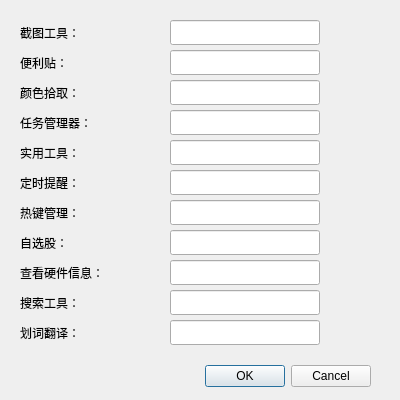
<?xml version="1.0" encoding="UTF-8"?>
<ui version="4.0">
 <class>ShortcutSetDialog</class>
 <widget class="QDialog" name="ShortcutSetDialog">
  <property name="geometry">
   <rect>
    <x>0</x>
    <y>0</y>
    <width>400</width>
    <height>400</height>
   </rect>
  </property>
  <property name="windowTitle">
   <string>Dialog</string>
  </property>
  <widget class="QDialogButtonBox" name="buttonBox">
   <property name="geometry">
    <rect>
     <x>30</x>
     <y>360</y>
     <width>341</width>
     <height>32</height>
    </rect>
   </property>
   <property name="orientation">
    <enum>Qt::Horizontal</enum>
   </property>
   <property name="standardButtons">
    <set>QDialogButtonBox::Cancel|QDialogButtonBox::Ok</set>
   </property>
  </widget>
  <widget class="QLineEdit" name="lineEditScreenShot">
   <property name="geometry">
    <rect>
     <x>170</x>
     <y>20</y>
     <width>150</width>
     <height>25</height>
    </rect>
   </property>
  </widget>
  <widget class="QLineEdit" name="lineEditStickyNote">
   <property name="geometry">
    <rect>
     <x>170</x>
     <y>50</y>
     <width>150</width>
     <height>25</height>
    </rect>
   </property>
  </widget>
  <widget class="QLineEdit" name="lineEditColorPicker">
   <property name="geometry">
    <rect>
     <x>170</x>
     <y>80</y>
     <width>150</width>
     <height>25</height>
    </rect>
   </property>
  </widget>
  <widget class="QLineEdit" name="lineEditTaskManager">
   <property name="geometry">
    <rect>
     <x>170</x>
     <y>110</y>
     <width>150</width>
     <height>25</height>
    </rect>
   </property>
  </widget>
  <widget class="QLineEdit" name="lineEditMainTool">
   <property name="geometry">
    <rect>
     <x>170</x>
     <y>140</y>
     <width>150</width>
     <height>25</height>
    </rect>
   </property>
  </widget>
  <widget class="QLineEdit" name="lineEditReminder">
   <property name="geometry">
    <rect>
     <x>170</x>
     <y>170</y>
     <width>150</width>
     <height>25</height>
    </rect>
   </property>
  </widget>
  <widget class="QLineEdit" name="lineEditHotkeyManager">
   <property name="geometry">
    <rect>
     <x>170</x>
     <y>200</y>
     <width>150</width>
     <height>25</height>
    </rect>
   </property>
  </widget>
  <widget class="QLineEdit" name="lineEditStock">
   <property name="geometry">
    <rect>
     <x>170</x>
     <y>230</y>
     <width>150</width>
     <height>25</height>
    </rect>
   </property>
  </widget>
  <widget class="QLineEdit" name="lineEditHardware">
   <property name="geometry">
    <rect>
     <x>170</x>
     <y>260</y>
     <width>150</width>
     <height>25</height>
    </rect>
   </property>
  </widget>
  <widget class="QLabel" name="labelScreenShot">
   <property name="geometry">
    <rect>
     <x>20</x>
     <y>20</y>
     <width>150</width>
     <height>25</height>
    </rect>
   </property>
   <property name="text">
    <string>截图工具：</string>
   </property>
  </widget>
  <widget class="QLabel" name="labelStickyNote">
   <property name="geometry">
    <rect>
     <x>20</x>
     <y>50</y>
     <width>150</width>
     <height>25</height>
    </rect>
   </property>
   <property name="text">
    <string>便利贴：</string>
   </property>
  </widget>
  <widget class="QLabel" name="labelTaskManager">
   <property name="geometry">
    <rect>
     <x>20</x>
     <y>110</y>
     <width>150</width>
     <height>25</height>
    </rect>
   </property>
   <property name="text">
    <string>任务管理器：</string>
   </property>
  </widget>
  <widget class="QLabel" name="labelColorPicker">
   <property name="geometry">
    <rect>
     <x>20</x>
     <y>80</y>
     <width>150</width>
     <height>25</height>
    </rect>
   </property>
   <property name="text">
    <string>颜色拾取：</string>
   </property>
  </widget>
  <widget class="QLabel" name="labelHotkeyManager">
   <property name="geometry">
    <rect>
     <x>20</x>
     <y>200</y>
     <width>150</width>
     <height>25</height>
    </rect>
   </property>
   <property name="text">
    <string>热键管理：</string>
   </property>
  </widget>
  <widget class="QLabel" name="labelReminder">
   <property name="geometry">
    <rect>
     <x>20</x>
     <y>170</y>
     <width>150</width>
     <height>25</height>
    </rect>
   </property>
   <property name="text">
    <string>定时提醒：</string>
   </property>
  </widget>
  <widget class="QLabel" name="labelHardware">
   <property name="geometry">
    <rect>
     <x>20</x>
     <y>260</y>
     <width>150</width>
     <height>25</height>
    </rect>
   </property>
   <property name="text">
    <string>查看硬件信息：</string>
   </property>
  </widget>
  <widget class="QLabel" name="labelStock">
   <property name="geometry">
    <rect>
     <x>20</x>
     <y>230</y>
     <width>150</width>
     <height>25</height>
    </rect>
   </property>
   <property name="text">
    <string>自选股：</string>
   </property>
  </widget>
  <widget class="QLabel" name="labelMainTool">
   <property name="geometry">
    <rect>
     <x>20</x>
     <y>140</y>
     <width>150</width>
     <height>25</height>
    </rect>
   </property>
   <property name="text">
    <string>实用工具：</string>
   </property>
  </widget>
  <widget class="QLineEdit" name="lineEditTranslator">
   <property name="geometry">
    <rect>
     <x>170</x>
     <y>320</y>
     <width>150</width>
     <height>25</height>
    </rect>
   </property>
  </widget>
  <widget class="QLabel" name="labelHardwareTranslator">
   <property name="geometry">
    <rect>
     <x>20</x>
     <y>320</y>
     <width>150</width>
     <height>25</height>
    </rect>
   </property>
   <property name="text">
    <string>划词翻译：</string>
   </property>
  </widget>
  <widget class="QLineEdit" name="lineEditSearch">
   <property name="geometry">
    <rect>
     <x>170</x>
     <y>290</y>
     <width>150</width>
     <height>25</height>
    </rect>
   </property>
  </widget>
  <widget class="QLabel" name="labelSearch">
   <property name="geometry">
    <rect>
     <x>20</x>
     <y>290</y>
     <width>150</width>
     <height>25</height>
    </rect>
   </property>
   <property name="text">
    <string>搜索工具：</string>
   </property>
  </widget>
  <widget class="QLabel" name="labelScreenShotTip">
   <property name="geometry">
    <rect>
     <x>330</x>
     <y>20</y>
     <width>60</width>
     <height>25</height>
    </rect>
   </property>
   <property name="text">
    <string/>
   </property>
  </widget>
  <widget class="QLabel" name="labelStickyNoteTip">
   <property name="geometry">
    <rect>
     <x>330</x>
     <y>50</y>
     <width>60</width>
     <height>25</height>
    </rect>
   </property>
   <property name="text">
    <string/>
   </property>
  </widget>
  <widget class="QLabel" name="labelTaskManagerTip">
   <property name="geometry">
    <rect>
     <x>330</x>
     <y>110</y>
     <width>60</width>
     <height>25</height>
    </rect>
   </property>
   <property name="text">
    <string/>
   </property>
  </widget>
  <widget class="QLabel" name="labelMainToolTip">
   <property name="geometry">
    <rect>
     <x>330</x>
     <y>140</y>
     <width>60</width>
     <height>25</height>
    </rect>
   </property>
   <property name="text">
    <string/>
   </property>
  </widget>
  <widget class="QLabel" name="labelColorPickerTip">
   <property name="geometry">
    <rect>
     <x>330</x>
     <y>80</y>
     <width>60</width>
     <height>25</height>
    </rect>
   </property>
   <property name="text">
    <string/>
   </property>
  </widget>
  <widget class="QLabel" name="labelTranslatorTip">
   <property name="geometry">
    <rect>
     <x>330</x>
     <y>320</y>
     <width>60</width>
     <height>25</height>
    </rect>
   </property>
   <property name="text">
    <string/>
   </property>
  </widget>
  <widget class="QLabel" name="labelHotkeyManagerTip">
   <property name="geometry">
    <rect>
     <x>330</x>
     <y>200</y>
     <width>60</width>
     <height>25</height>
    </rect>
   </property>
   <property name="text">
    <string/>
   </property>
  </widget>
  <widget class="QLabel" name="labelStockTip">
   <property name="geometry">
    <rect>
     <x>330</x>
     <y>230</y>
     <width>60</width>
     <height>25</height>
    </rect>
   </property>
   <property name="text">
    <string/>
   </property>
  </widget>
  <widget class="QLabel" name="labelHardwareTip">
   <property name="geometry">
    <rect>
     <x>330</x>
     <y>260</y>
     <width>60</width>
     <height>25</height>
    </rect>
   </property>
   <property name="text">
    <string/>
   </property>
  </widget>
  <widget class="QLabel" name="labelReminderTip">
   <property name="geometry">
    <rect>
     <x>330</x>
     <y>170</y>
     <width>60</width>
     <height>25</height>
    </rect>
   </property>
   <property name="text">
    <string/>
   </property>
  </widget>
  <widget class="QLabel" name="labelSearchTip">
   <property name="geometry">
    <rect>
     <x>330</x>
     <y>290</y>
     <width>60</width>
     <height>25</height>
    </rect>
   </property>
   <property name="text">
    <string/>
   </property>
  </widget>
 </widget>
 <resources/>
 <connections>
  <connection>
   <sender>buttonBox</sender>
   <signal>accepted()</signal>
   <receiver>ShortcutSetDialog</receiver>
   <slot>accept()</slot>
   <hints>
    <hint type="sourcelabel">
     <x>248</x>
     <y>254</y>
    </hint>
    <hint type="destinationlabel">
     <x>157</x>
     <y>274</y>
    </hint>
   </hints>
  </connection>
  <connection>
   <sender>buttonBox</sender>
   <signal>rejected()</signal>
   <receiver>ShortcutSetDialog</receiver>
   <slot>reject()</slot>
   <hints>
    <hint type="sourcelabel">
     <x>316</x>
     <y>260</y>
    </hint>
    <hint type="destinationlabel">
     <x>286</x>
     <y>274</y>
    </hint>
   </hints>
  </connection>
 </connections>
</ui>
